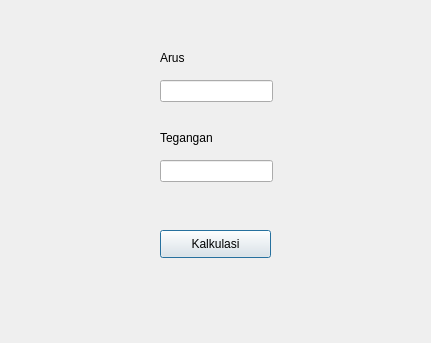
<?xml version="1.0" encoding="UTF-8"?>
<ui version="4.0">
 <class>Dialog</class>
 <widget class="QDialog" name="Dialog">
  <property name="geometry">
   <rect>
    <x>0</x>
    <y>0</y>
    <width>431</width>
    <height>343</height>
   </rect>
  </property>
  <property name="windowTitle">
   <string>Dialog</string>
  </property>
  <widget class="QPushButton" name="tekan">
   <property name="geometry">
    <rect>
     <x>160</x>
     <y>230</y>
     <width>111</width>
     <height>28</height>
    </rect>
   </property>
   <property name="text">
    <string>Kalkulasi</string>
   </property>
  </widget>
  <widget class="QLineEdit" name="input_arus">
   <property name="geometry">
    <rect>
     <x>160</x>
     <y>80</y>
     <width>113</width>
     <height>22</height>
    </rect>
   </property>
  </widget>
  <widget class="QLineEdit" name="input_tegangan">
   <property name="geometry">
    <rect>
     <x>160</x>
     <y>160</y>
     <width>113</width>
     <height>22</height>
    </rect>
   </property>
  </widget>
  <widget class="QLabel" name="label_arus">
   <property name="geometry">
    <rect>
     <x>160</x>
     <y>50</y>
     <width>55</width>
     <height>16</height>
    </rect>
   </property>
   <property name="text">
    <string>Arus</string>
   </property>
  </widget>
  <widget class="QLabel" name="label_tegangan">
   <property name="geometry">
    <rect>
     <x>160</x>
     <y>130</y>
     <width>71</width>
     <height>16</height>
    </rect>
   </property>
   <property name="text">
    <string>Tegangan</string>
   </property>
  </widget>
 </widget>
 <resources/>
 <connections/>
</ui>
